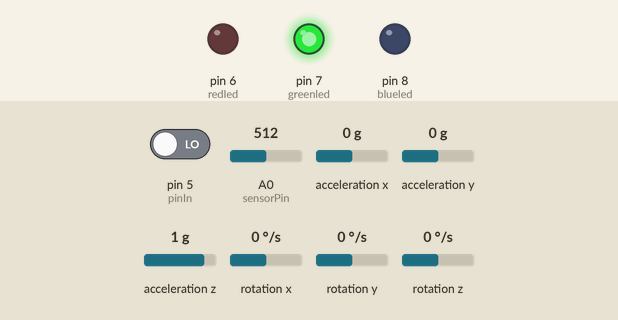
Recording of a sketch running on a simulated Arduino Uno, built with avr-gcc and run on an emulated ATmega328P. On the bench: output pins drawn as LEDs (lit = HIGH). The test bench sets the inputs (shaded band); at power-on: pin 5 (pinIn) LOW, A0 (sensorPin) = 512, acceleration x 0 g, acceleration y 0 g, acceleration z 1 g, rotation x 0 °/s, rotation y 0 °/s, rotation z 0 °/s. No radio packets arrive unless stated; what the sketch prints to the serial monitor is not drawn.

Above: at 1.7 s.
1.8 s: pin 5 (pinIn) driven HIGH
At 2.2 s:
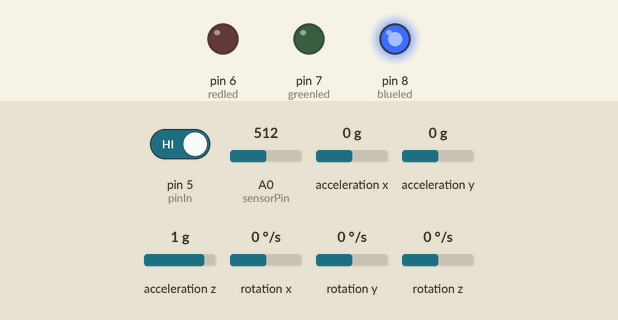
3.3 s: pin 5 (pinIn) driven LOW
At 4.4 s:
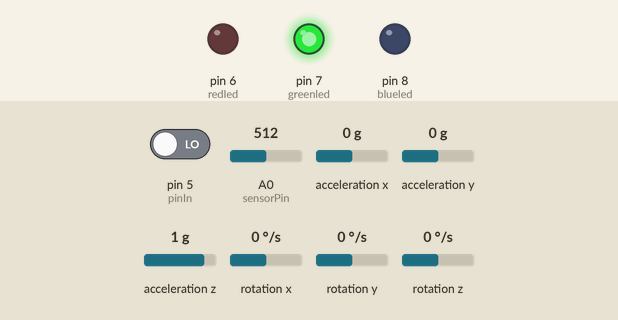
Timing chart, 0 to 6.3 s (numbered marks = the images above; inputs shaded):
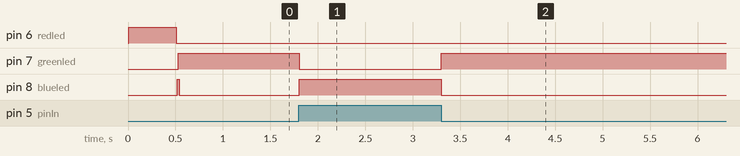

Measured:
- after the input at 1.8 s, pin 7 (greenled): HIGH → LOW at once; pin 8 (blueled): LOW → HIGH at once
- after the input at 3.3 s, pin 7 (greenled): LOW → HIGH at once; pin 8 (blueled): HIGH → LOW at once

The sketch:

NanoStarRF_IMUQuat_backupupdate.ino
```cpp
  // ########## Wireless Sensor Packet ##########
/*
John Gardiner & Gerardo Bledt for the 2014-2015 Virginia Tech Mechanical
Engineering Senior Design RoboHazMat Project.
 */

// #### Libraries ####
//From Starping
#include <SPI.h>
#include <EEPROM.h>
#include "nRF24L01.h"
#include "RF24.h"
#include "printf.h"

//from IMU Quat
#include "Wire.h"
#include "I2Cdev.h"
#include "MPU6050_6Axis_MotionApps20.h"

// Set up nRF24L01 radio on SPI bus plus pins 9 & 10
RF24 radio(9,10);

// Instantiate arrays with comm pipes
//const uint64_t talking_pipes[5] = { 0xABCDABCD71LL, 0xF0F0F0F0C3LL, 0xF0F0F0F0B4LL, 0xF0F0F0F0A5LL, 0xF0F0F0F096LL };
//const uint64_t listening_pipes[5] = { 0xABCDABCD71LL, 0x3A3A3A3AC3LL, 0x3A3A3A3AB4LL, 0x3A3A3A3AA5LL, 0x3A3A3A3A96LL };

const uint64_t talking_pipes[5] = { 0xF0F0F0F0D2LL, 0xF0F0F0F0C3LL, 0xF0F0F0F0B4LL, 0xF0F0F0F0A5LL, 0xF0F0F0F096LL };
const uint64_t listening_pipes[5] = { 0x3A3A3A3AD2LL, 0x3A3A3A3AC3LL, 0x3A3A3A3AB4LL, 0x3A3A3A3AA5LL, 0x3A3A3A3A96LL };

// Where in EEPROM is the address stored?
const uint8_t address_at_eeprom_location = 0;

// What is our address (SRAM cache of the address from EEPROM)
// Note that zero is an INVALID address.  The pong back unit takes address
// 1, and the rest are 2-6
uint8_t node_address; //Set the WSP ID Here

// #### Structures ####
// In the future, verification characters need to be added to ensure
// that, even with packet loss, the right numbers are being sent to
// the right channels.

// Wireless Packet Structure - quaternion and flex sensor
// Since the biceps do not have flex sensors, the will send a
// specified null value

typedef struct{
  int N; //Sender ID
  float W;// quaternion begin
  float X;
  float Y;
  float Z;// quaternion end
  int F;// Flex sensor
  int reset;
  int T; //Time sent
}
A_t;

//variable declarations
A_t wirelesspacket;

//LEDs
int redled = 6;
int greenled = 7;
int blueled = 8;

//int reset = 0;

//IMU Quat stuff
//============================ Parameter Setup =============================
/* Defines and initializes the MPU9150 IMU sensor, the quaternion object,
 * the reset button pins, and the MPU control/status variables and buffers.
 */

// MPU objeject with 0x68 default I2C address
MPU6050 mpu;

// Initialize Quaternion
Quaternion q;           // [w, x, y, z]

// Reset button pins
const int pinOut = 4; //JRG - Had to change to 1 & 2, 11&13 used by SPI
const int pinIn = 5;

// MPU control / status variables
bool dmpReady = false;  // set true if DMP init was successful
uint8_t devStatus;      // return status after each device operation (0 = success, !0 = error)
uint16_t packetSize;    // expected DMP packet size (default is 42 bytes)
uint16_t fifoCount;     // count of all bytes currently in FIFO
uint8_t fifoBuffer[64]; // FIFO storage buffer

// Flex Sensor Stuff
// Filtering constant
const int numReadings = 10;
int sensorPin = A0;
int sensorValue = 0;
int maxR;
int minR;
int readingBuffer[numReadings];
int motorPos;
int i = 0;

void setup(void)
{
  // LEDs
  pinMode(6, OUTPUT); //Red
  pinMode(7, OUTPUT); //Green
  pinMode(8, OUTPUT); //Blue

  // Wireless Setup //
  // Read the address from EEPROM
    uint8_t reading = EEPROM.read(address_at_eeprom_location);

    // If it is in a valid range for node addresses, it is the address.
    if ( reading >= 2 && reading <= 6 )
      node_address = reading;

    // Otherwise, it is invalid, so set our address to 0. Readings cannot be sent.
    else
    {
      node_address = 0;
    }

  // Print information
  Serial.begin(115200);
  Serial.print("This is a Wireless Sensor Packet. It's address is: ");
  Serial.println(node_address);

  // Setup and configure rf radio
  radio.begin();
  radio.setDataRate(RF24_2MBPS); // Both endpoints must have this set the same
  radio.setAutoAck(false);       // Either endpoint can set to false to disable ACKs

  // Write on our talking pipe
  radio.openWritingPipe(talking_pipes[node_address-2]);
  // Listen on our listening pipe
  radio.openReadingPipe(1,listening_pipes[node_address-2]);

  // Show the details of the radio
  printf_begin();
  radio.printDetails();

  //Initializing values - will be sent as confirmation
  wirelesspacket.N = node_address;
  wirelesspacket.W = 1;
  wirelesspacket.X = 2;
  wirelesspacket.Y = 3;
  wirelesspacket.Z = 4;
  wirelesspacket.F = 5;

  // ##### IMU Quat #####
  // Begin I2C communication
  Wire.begin();

  // Initialize reset button
  //pinMode(pinOut, OUTPUT);
  pinMode(pinIn, INPUT);
  digitalWrite(pinOut, HIGH);

  // Initialize IMU
  Serial.println(F("Initializing I2C devices..."));
  mpu.initialize();
  digitalWrite(redled, HIGH);

  // Load and configure the DMP
  Serial.println(F("Initializing DMP..."));
  devStatus = mpu.dmpInitialize();
  digitalWrite(redled, LOW);
  delay(10);
  //digitalWrite(8, HIGH);
  analogWrite(blueled,220);

  // Make sure it worked (returns 0 if so)
  if (devStatus == 0) {
      // Turn on the DMP, now that it's ready
      Serial.println(F("Enabling DMP..."));
      mpu.setDMPEnabled(true);

      // Set our DMP Ready flag so the main loop() function knows it's okay to use it
      dmpReady = true;

      // Get expected DMP packet size for later comparison
      packetSize = mpu.dmpGetFIFOPacketSize();

  } else {
      // ERROR!
  }
  // Send confirmation of IMU initialization
  Serial.println("Sending setup confirmation...");
  radio.write( &wirelesspacket, sizeof(wirelesspacket) );
  Serial.println("Sent");
  //digitalWrite(8, LOW);
  analogWrite(blueled,150);
  delay(10);
  //digitalWrite(7, HIGH);
  analogWrite(greenled,150);

  //Set Up Flex Sensor Stuff
  maxR = 450;
  minR = 200;

  for (int j = 0; j < numReadings; j++)
  {
    readingBuffer[j] = 0;
  }

}

void loop(void)
{
  //Flex Sensors
  int reading;
  reading = constrain(map(analogRead(sensorPin),minR,maxR,175,0),0,175);
  //Serial.println(analogRead(sensorPin));
  motorPos = MoveMotor(i,reading,readingBuffer,motorPos);
  //\Serial.println(motorPos);

  // IMU Communication //
  // Resets length
  while (fifoCount < packetSize) fifoCount = mpu.getFIFOCount();
  //Serial.print("FIFO Count Over | ");Serial.println(millis());
  // Get current FIFO count
  fifoCount = mpu.getFIFOCount();

  // Check for overflow (this should never happen unless our code is too inefficient)
  if (fifoCount >= 1024) {
      // Reset so we can continue cleanly
      mpu.resetFIFO();
      //Serial.print("FIFO Reset | ");Serial.println(millis());
  }

  //Serial.print("Start Wait | ");Serial.println(millis());
  // Wait for correct available data length, should be a VERY short wait
  while (fifoCount < packetSize) fifoCount = mpu.getFIFOCount();
  //Serial.print("Finish Wait | ");Serial.println(millis());

  // Read a packet from FIFO
  mpu.getFIFOBytes(fifoBuffer, packetSize);
  //Serial.print("Packet Read | ");Serial.println(millis());

  // Track FIFO count here in case there is > 1 packet available
  // (this lets us immediately read more without waiting for an interrupt)
  fifoCount -= packetSize;

  // Display quaternion values in easy matrix form: w x y z
  mpu.dmpGetQuaternion(&q, fifoBuffer);
  //Serial.print("Got Quaternion | ");Serial.println(millis());

  // Reset button status
  int reset = digitalRead(pinIn);

  if (reset == HIGH) {
  // turn LED on:
  analogWrite(blueled, 150);
  analogWrite(greenled, 0);
  }
  else
  {
   // turn LED off:
   analogWrite(blueled, 0);
   analogWrite(greenled, 150);
  }

  /* Serial debug
  // Creates the communication protocol
  Serial.print("$");
  Serial.print(q.w);Serial.print("#");
  Serial.print(q.x);Serial.print("%");
  Serial.print(q.y);Serial.print("&");
  Serial.print(q.z);Serial.print("@");
  Serial.print(reset);Serial.println("!");
  */

  if (node_address != 0){
    // Wireless Comm //
    //Packaging the data into the data structure
    wirelesspacket.N = node_address;
    wirelesspacket.W = q.w;
    wirelesspacket.X = q.x;
    wirelesspacket.Y = q.y;
    wirelesspacket.Z = q.z;
    wirelesspacket.F = motorPos; //Will be changed to analog readn
    wirelesspacket.reset = reset;
    wirelesspacket.T = 0;

    //Send the data packet
    //Serial.print("Attempting to Send Packet | "); Serial.println(millis());
    radio.write( &wirelesspacket, sizeof(wirelesspacket) );
    //Serial.print("Packet Sent | ");Serial.println(millis());
  }
  //Setting the address
  if (Serial.available())
  {
    // If the character on serial input is in a valid range...
    char c = Serial.read();
    if ( c >= '1' && c <= '6' )
    {
      // It is our address
      EEPROM.write(address_at_eeprom_location,c-'0');

      // And we are done right now (no easy way to soft reset)
      printf("\n\rManually reset address to: %c\n\rPress RESET to continue!",c);
    }
  }

  // Increase the index variable, wrap around the filter constant
  i++;
  if (i >= numReadings) { i = 0; }

  // Delay for stability
  delay(1);

}

/**
 * Filters the readings for noise by averaging the previous readings for
 * smooth sensor data.
 * Moves the corresponding sevor motor to the averaged position.
 */
int MoveMotor(int i,int reading,int readingBuffer[],int prevMotorPos) {
  // Calculates the past history
  int totalReading = 0;
  for (int j = 0; j < numReadings; j++) {
    totalReading = totalReading + readingBuffer[j];
  }
  int prevAverage = totalReading / numReadings;

  // Wraps around the buffer
  totalReading = totalReading - readingBuffer[i];
  readingBuffer[i] = reading;
  totalReading = totalReading + readingBuffer[i];

  // Calculates the filtered reading and translates to Servo degree range
  int motorPos = constrain(totalReading / numReadings,0,175);

  // Moves the motors if the new position is more than 2 degrees from the
  // previous motor position
  if (((motorPos - prevMotorPos) > 2) || ((prevMotorPos - motorPos) > 2)) {
    //motor.write(motorPos);
    return motorPos;
  }
  return prevMotorPos;
}
```
